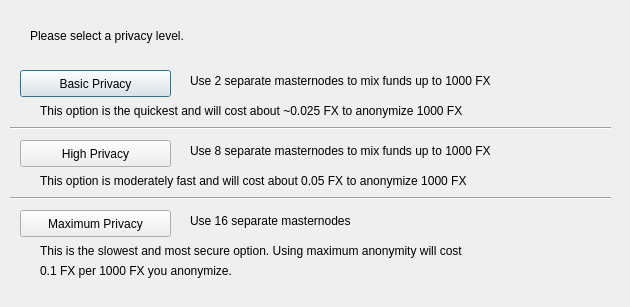
<?xml version="1.0" encoding="UTF-8"?>
<ui version="4.0">
 <class>DarksendConfig</class>
 <widget class="QDialog" name="DarksendConfig">
  <property name="geometry">
   <rect>
    <x>0</x>
    <y>0</y>
    <width>630</width>
    <height>307</height>
   </rect>
  </property>
  <property name="windowTitle">
   <string>Configure Darksend</string>
  </property>
  <widget class="QPushButton" name="buttonBasic">
   <property name="geometry">
    <rect>
     <x>20</x>
     <y>70</y>
     <width>151</width>
     <height>27</height>
    </rect>
   </property>
   <property name="text">
    <string>Basic Privacy</string>
   </property>
  </widget>
  <widget class="QPushButton" name="buttonHigh">
   <property name="geometry">
    <rect>
     <x>20</x>
     <y>140</y>
     <width>151</width>
     <height>27</height>
    </rect>
   </property>
   <property name="text">
    <string>High Privacy</string>
   </property>
  </widget>
  <widget class="QPushButton" name="buttonMax">
   <property name="geometry">
    <rect>
     <x>20</x>
     <y>210</y>
     <width>151</width>
     <height>27</height>
    </rect>
   </property>
   <property name="text">
    <string>Maximum Privacy</string>
   </property>
  </widget>
  <widget class="QLabel" name="label">
   <property name="geometry">
    <rect>
     <x>30</x>
     <y>20</y>
     <width>571</width>
     <height>31</height>
    </rect>
   </property>
   <property name="text">
    <string>Please select a privacy level.</string>
   </property>
  </widget>
  <widget class="QLabel" name="label_2">
   <property name="geometry">
    <rect>
     <x>190</x>
     <y>70</y>
     <width>421</width>
     <height>21</height>
    </rect>
   </property>
   <property name="text">
    <string>Use 2 separate masternodes to mix funds up to 1000 FX</string>
   </property>
  </widget>
  <widget class="QLabel" name="label_3">
   <property name="geometry">
    <rect>
     <x>190</x>
     <y>140</y>
     <width>411</width>
     <height>21</height>
    </rect>
   </property>
   <property name="text">
    <string>Use 8 separate masternodes to mix funds up to 1000 FX</string>
   </property>
  </widget>
  <widget class="QLabel" name="label_4">
   <property name="geometry">
    <rect>
     <x>190</x>
     <y>210</y>
     <width>421</width>
     <height>21</height>
    </rect>
   </property>
   <property name="text">
    <string>Use 16 separate masternodes</string>
   </property>
  </widget>
  <widget class="QLabel" name="label_6">
   <property name="geometry">
    <rect>
     <x>40</x>
     <y>100</y>
     <width>561</width>
     <height>21</height>
    </rect>
   </property>
   <property name="text">
    <string>This option is the quickest and will cost about ~0.025 FX to anonymize 1000 FX</string>
   </property>
  </widget>
  <widget class="QLabel" name="label_7">
   <property name="geometry">
    <rect>
     <x>40</x>
     <y>170</y>
     <width>561</width>
     <height>21</height>
    </rect>
   </property>
   <property name="text">
    <string>This option is moderately fast and will cost about 0.05 FX to anonymize 1000 FX</string>
   </property>
  </widget>
  <widget class="QLabel" name="label_8">
   <property name="geometry">
    <rect>
     <x>40</x>
     <y>240</y>
     <width>561</width>
     <height>21</height>
    </rect>
   </property>
   <property name="text">
    <string>This is the slowest and most secure option. Using maximum anonymity will cost</string>
   </property>
  </widget>
  <widget class="QLabel" name="label_9">
   <property name="geometry">
    <rect>
     <x>40</x>
     <y>260</y>
     <width>561</width>
     <height>21</height>
    </rect>
   </property>
   <property name="text">
    <string>0.1 FX per 1000 FX you anonymize.</string>
   </property>
  </widget>
  <widget class="Line" name="line">
   <property name="geometry">
    <rect>
     <x>10</x>
     <y>120</y>
     <width>601</width>
     <height>16</height>
    </rect>
   </property>
   <property name="orientation">
    <enum>Qt::Horizontal</enum>
   </property>
  </widget>
  <widget class="Line" name="line_2">
   <property name="geometry">
    <rect>
     <x>10</x>
     <y>190</y>
     <width>601</width>
     <height>16</height>
    </rect>
   </property>
   <property name="orientation">
    <enum>Qt::Horizontal</enum>
   </property>
  </widget>
 </widget>
 <resources/>
 <connections/>
</ui>
